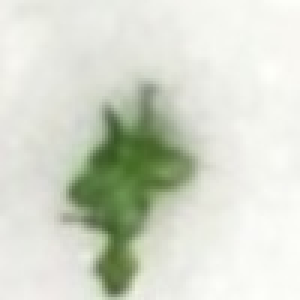
#> input picture germination/GD/9-3.jpg, 100 x 100 px, found by its file name (shown 3 times larger)
$ jupyter execute --allow-errors modify_mode.ipynb   (shell and % lines are left out)
#> lines starting #> are read from the running program, lines starting #| are printed output that depends on the picture; after the words box and inside, x2 and y2 are one past the last pixel; in counts of white or black regions, pixels touching at a corner belong together
### germination/ger.py
import cv2  # 影像處理ML
import numpy as np  # 數學計算用
import time  # 時間紀錄
import datetime  # 日期時間紀錄


class germination():
    def __init__(self, ID, sowDate, filename, thershold, percent):
        self.ID = ID  # 手動輸入品種編號
        self.sowDate = datetime.datetime.strptime(sowDate, '%Y/%m/%d').date()  # 手動輸入播種日期
        self.dateTime = datetime.datetime.now().date()  # 紀錄拍攝時間
        self.days = (self.dateTime - self.sowDate).days  # 紀錄培育時長
        self.thershold = thershold  # 從SQL抓取二元化參數
        self.percent = percent  # 從SQL抓取判斷閾值
        self.result_list = []  #預設結果儲存物件
        self.filename = filename


    def convert_photo(self, slice_img):  # 圖片換(灰階、高斯模糊、二元化)，計算發芽比例
        kernel_size = (3, 3)  # 高斯模糊矩陣大小
        sigma = 3  # 高斯模糊標準差參數(0=自動)
        grayImage = cv2.cvtColor(slice_img, cv2.COLOR_BGR2GRAY)  # gray(0-255) 圖像轉換灰階
#         grayImage = cv2.GaussianBlur(grayImage, kernel_size, sigma)  # GaussianBlur  圖校進行模糊化(高斯)
        (thresh, blackAndWhiteImage) = cv2.threshold(grayImage,  self.thershold, 255, cv2.THRESH_BINARY)  # black and white(0, 255)  圖像透過thershold閾值進行二元化
        caculateImg = blackAndWhiteImage[10:90, 10:90]  # 邊緣10%不計算發芽率
        slice_percent =  round(sum(sum(caculateImg == 0))/64, 2)  # 計算黑色比例(作物占比)
        if slice_percent >= self.percent:  # 判斷是否發芽
            is_germination = 1
        else:
            is_germination = 0
        result = [slice_percent, is_germination]
        return result  # 結果回傳(作物比例、是否發芽)


    def caculate(self):  # 計算整片作物的發芽率
        germination_sum = 0
        for i in self.result_list:
            germination_sum += i[3]
        germination_rate = round((germination_sum / (14*22))*100, 2)
        return germination_rate


    def get_photo(self):  # 拍攝照片並轉換、計算、裁切
        print('拍攝照片...')
#         fileName = "3G1_rect1.jpg"  # 暫時抓本地端照片
#         fileDirs = './'  # 資料夾位置
        img = cv2.imread(self.filename)  #載入照片（之後換成控制CAM拍攝照片)
        self.result_list = []  # 重製結果暫存清單
        print('裁切照片')
        top = 0  # 最上面(+h)
        left = 0  # 最左邊(+w)
        plus = 100  # 長寬設定 100 * 100
        for i in range(14):  # 等比例裁切每一株的照片
            for j in range(22):
                slice_img = img[top:top+plus, left:left+plus]
                ans = self.convert_photo(slice_img)  # 使用convert_photo運算
                result = [i, j, ans[0], ans[1],slice_img]  # 儲存單個結果
                self.result_list.append(result)  # 彙整整片結果至暫存清單
                left = left + plus
            top = top +plus
            left = 0  # 算完一列重製(like a打字機)
        result = self.caculate()  # 使用caculate計算整片發芽率
        return result


    # [5 lines left out: function saving_to_sql, not called in this run]


    def __str__(self):
        return "作物編號: %s\n播種日期: %s\n判斷日期: %s\n育苗天數: %s\n閾值參數: %s\n判斷條件: %s\n結果暫存清單: 共%s筆數據(詳細請看self.result_list)" % (self.ID, self.sowDate, self.dateTime, self.days, self.thershold, self.percent, len(self.result_list))

### germination/modify_mode.ipynb
[cell 1]
import cv2
import numpy as np
from matplotlib import pyplot as plt
import time
import datetime

[cell 2]
# 調整高斯參數
kernel_size = (3, 3)  # 高斯模糊矩陣大小
sigma = 3 # 高斯模糊標準差參數(0=自動)
# slice_img = cv2.imread("./rect/3G2_rect.jpg")  # 整體成像預覽
# img_size = (1100, 700)  # 顯示視窗大小

slice_img = cv2.imread("./rect/3G1/9-3.jpg")  # 個別成像預覽
#> slice_img is the input picture: shape (100, 100, 3); mean B, G, R 203.9, 217.5, 212.6
img_size = (100, 100)  # 顯示視窗大小

plt.xticks([]), plt.yticks([]) # to hide tick values on X and Y axis
plt.imshow(slice_img[20:80, 20:80])
plt.show()
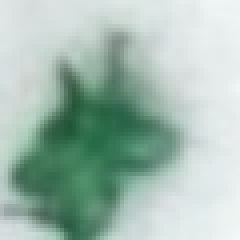
#> shown: shape (60, 60, 3) (shown 4 times larger); mean R, G, B 164.2, 188.2, 177.3

grayImage = cv2.cvtColor(slice_img, cv2.COLOR_BGR2GRAY)  # gray(0-255) 圖像轉換灰階
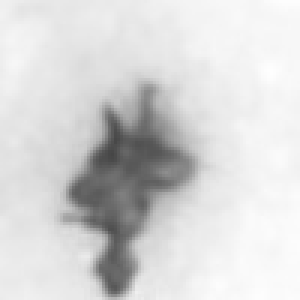
#> grayImage: shape (100, 100) (shown 3 times larger); min 70, max 254, mean 214.5
grayImage = cv2.GaussianBlur(grayImage, kernel_size, sigma)  # GaussianBlur  圖校進行模糊化(高斯)
(thresh, blackAndWhiteImage) = cv2.threshold(grayImage,  180, 255, cv2.THRESH_BINARY)  # black and white(0, 255)  圖像透過thershold閾值進行二元化
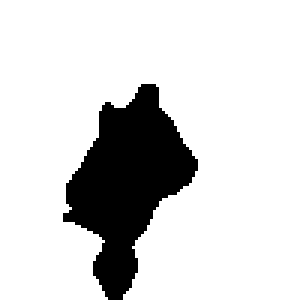
#> blackAndWhiteImage: shape (100, 100) (shown 3 times larger); 83.7% white; 1 black region, box (x1, y1, x2, y2) and area: (21, 28, 66, 100) 1628
caculateImg = blackAndWhiteImage[10:90, 10:90]
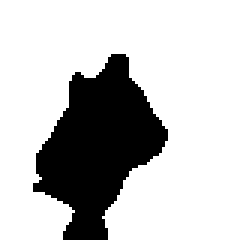
#> caculateImg: shape (80, 80) (shown 3 times larger); 76.1% white; 1 black region, box (x1, y1, x2, y2) and area: (11, 18, 56, 80) 1527
slice_percent =  round(sum(sum(caculateImg == 0))/64, 2)  # 計算黑色比例(作物占比)
#> slice_percent = 23.86
print(slice_percent)
#| 23.86
print(caculateImg.shape)
#| (80, 80)
plt.xticks([]), plt.yticks([]) # to hide tick values on X and Y axis
plt.imshow(caculateImg)
plt.show()


# cv2.namedWindow("output", cv2.WINDOW_NORMAL)        # Create window with freedom of dimensions
# # blackAndWhiteImage = cv2.resize(blackAndWhiteImage, img_size)    # Resize image
# cv2.imshow("output", blackAndWhiteImage)                           # Show image
# cv2.waitKey(0)                                      # Display the image infinitely until any keypress

cv2.destroyAllWindows()

[cell 3]
# 照片裁切個別另存
list1 = ['1G7','1R7','1RB','2GD','3G1', '3G2']
#> (the rest of this cell did not finish here and is left out)

[cell 4]
# 品種參數
dict1 = {'1G1':[180, 1.4],
        '1G4':[185, 2.0],
        '1G7':[180, 2.1],
        '1R7':[180, 3.0],
        '1RB':[170, 3.0],
        '2GD':[180, 4.0],
        '3G1':[180, 1.5],
        '3G2':[180, 0.8]}
dict1

[cell 5]
# 載入class確認發芽閾值
from ger import germination
series = '1G1'
filename = './rect/' + series + '_rect.jpg'
threshold = dict1[series][0]
percent = dict1[series][1]
aaa = germination(series, '2020/1/31', filename, threshold, percent)
print(aaa)

[cell 6]
aaa.get_photo()
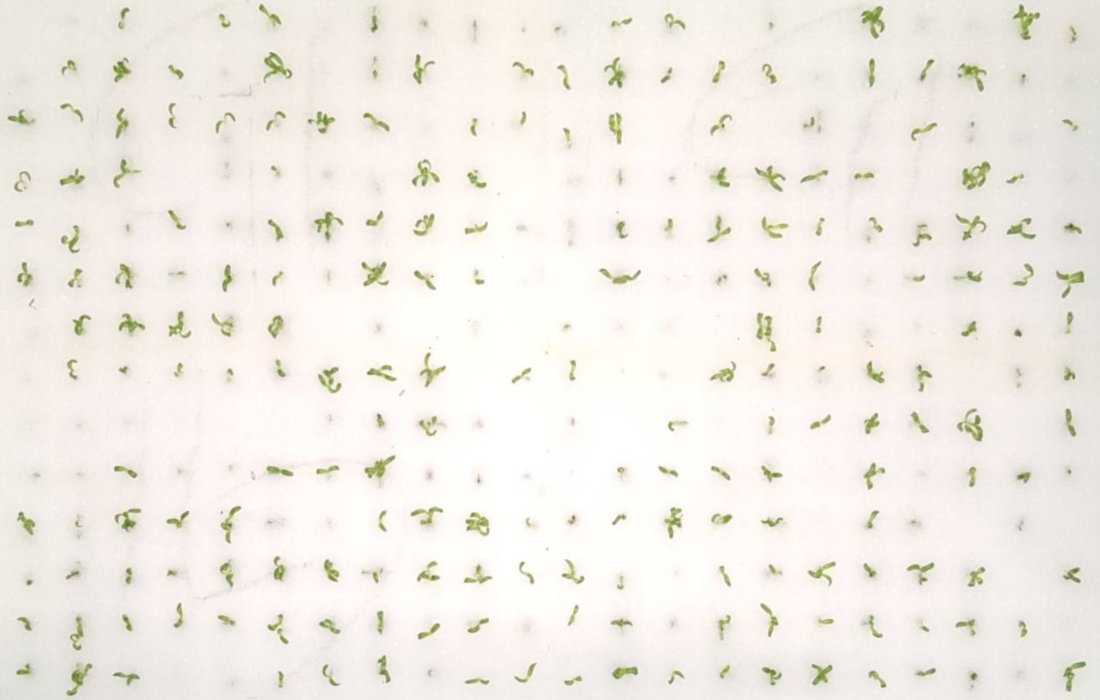
#> input picture germination/rect/1G1_rect.jpg, 2200 x 1400 px (shown at 1/2 size)
#> in get_photo, img is the input picture: shape (1400, 2200, 3); mean B, G, R 230.3, 237.4, 242.4
#> after the loop in get_photo, `for i in range(14):`:
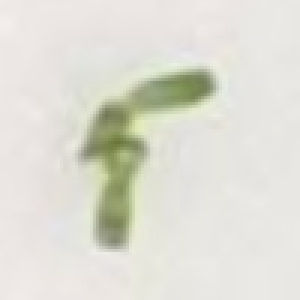
#> slice_img: shape (100, 100, 3) (shown 3 times larger); mean B, G, R 212.6, 222.1, 222.7
#> after the loop in get_photo, `for i in range(14):`: self.result_list = 308 items; top = 1400
#> the loop in caculate, `for i in self.result_list:` made 308 passes
#> germination_sum on passes 1 to 3: 0, 0, 1
#> after the loop in caculate, `for i in self.result_list:`: germination_sum = 196
#> in caculate, `germination_rate = round((germination_sum / (14*22))*100, 2)`: germination_rate = 63.64

[cell 7]
len(aaa.result_list[0])
aaa.result_list

[cell 8]
# 確認閾值下照片的發芽情況
bad = []
width = 10
height = len(aaa.result_list) // width + 1
#> height = 31


# n = 0
for i in aaa.result_list:
    if i[2] < percent:
#         plt.subplot(height, width, n+1)
        print(i[0], i[1], i[2])
        plt.figure(figsize=(2, 2))
        plt.xticks([]), plt.yticks([]) # to hide tick values on X and Y axis
        plt.imshow(i[4])
        plt.show()
#         n = n + 1
        bad.append(i)
#> this loop made 308 passes
#| 0 0 0.0
#| 0 1 0.0
#| 0 3 0.0
#| 0 6 0.0
#| 0 8 0.38
#| 0 9 0.33
#| 0 10 0.0
#| 0 11 0.47
#> (further printed lines are left out)
#> pass 1, `plt.show()`:
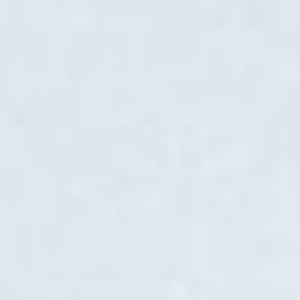
#> shown: shape (100, 100, 3) (shown 3 times larger); mean R, G, B 222.7, 231.7, 235.7
#> after the loop, bad = 112 items
# bad

[cell 9]
height = len(aaa.result_list) // width + 1
height
#> Out = 31
